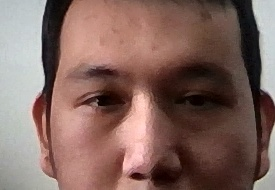
#> input picture dataset/343323tuan/343323tuan_1.jpg, 275 x 190 px
$ python -i recognize_video.py   (imports and definitions only)
#> lines starting #> are read from the running program, lines starting #| are printed output that depends on the picture
#> further down, picture is the input picture: shape (190, 275, 3); mean B, G, R 95.1, 102.6, 130.6
#!/usr/bin/env python3
"""
Script 2: Nhận diện khuôn mặt thời gian thực từ webcam
Sử dụng face_recognition (Dlib) với encodings đã được trích xuất

Sử dụng: python recognize_video.py
"""
import os
import sys
import pickle
import shutil
import cv2
import face_recognition
import numpy as np
from datetime import datetime
from collections import deque
from config_dlib import (
    DATASET_DIR,
    ENCODINGS_FILE, TOLERANCE, DETECTION_METHOD,
    CAMERA_INDEX, FRAME_WIDTH, FRAME_HEIGHT,
    FRAME_RESIZE_SCALE, FRAME_SKIP,
    COLOR_KNOWN, COLOR_UNKNOWN, COLOR_TEXT,
    FONT_SCALE, FONT_THICKNESS,
    ENHANCE_LIGHTING, CLAHE_CLIP_LIMIT, CLAHE_TILE_SIZE
)


class FPSCounter:
    """Đếm FPS với smoothing"""

    def __init__(self, window_size=30):
        self.timestamps = deque(maxlen=window_size)

    def tick(self):
        self.timestamps.append(datetime.now())

    # [9 lines left out: function get_fps, not called in this run]


def enhance_lighting(frame):
    """
    Cải thiện ánh sáng cho ảnh quá sáng hoặc quá tối
    Sử dụng CLAHE (Contrast Limited Adaptive Histogram Equalization)

    Args:
        frame: Ảnh BGR từ OpenCV

    Returns:
        Ảnh đã được cân bằng ánh sáng (vẫn là BGR)
    """
    # Chuyển sang LAB color space
    # L = Lightness, A = Green-Red, B = Blue-Yellow
    lab = cv2.cvtColor(frame, cv2.COLOR_BGR2LAB)
#> lab: shape (190, 275, 3); mean of channels 0, 1, 2 114.6, 138.6, 136.9

    # Tách các kênh
    l, a, b = cv2.split(lab)
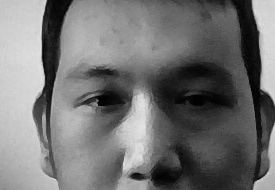
#> l: shape (190, 275); min 0, max 227, mean 114.6
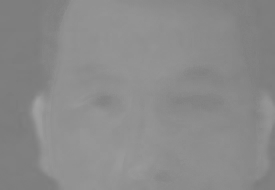
#> a: shape (190, 275); min 122, max 162, mean 138.6

    # Áp dụng CLAHE chỉ lên kênh L (lightness)
    # clipLimit: giới hạn contrast (2.0-3.0 thường tốt)
    # tileGridSize: kích thước vùng xử lý
    clahe = cv2.createCLAHE(clipLimit=CLAHE_CLIP_LIMIT, tileGridSize=CLAHE_TILE_SIZE)
    l_enhanced = clahe.apply(l)
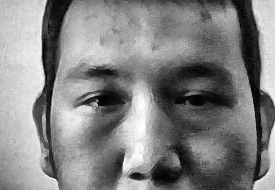
#> l_enhanced: shape (190, 275); min 1, max 255, mean 130.5

    # Ghép lại các kênh
    lab_enhanced = cv2.merge([l_enhanced, a, b])
#> lab_enhanced: shape (190, 275, 3); mean of channels 0, 1, 2 130.5, 138.6, 136.9

    # Chuyển về BGR
    enhanced = cv2.cvtColor(lab_enhanced, cv2.COLOR_LAB2BGR)
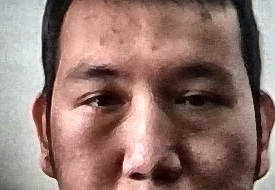
#> enhanced: shape (190, 275, 3); mean B, G, R 110.4, 118.1, 146.5

    return enhanced


# [352 lines left out: functions load_encodings, recognize_face, print_header, delete_person_data, print_instructions, run_recognition, not called in this run]


# [2 lines not run here, left out]

>>> import cv2
>>> picture = cv2.imread('dataset/343323tuan/343323tuan_1.jpg')
>>> result = enhance_lighting(picture)
